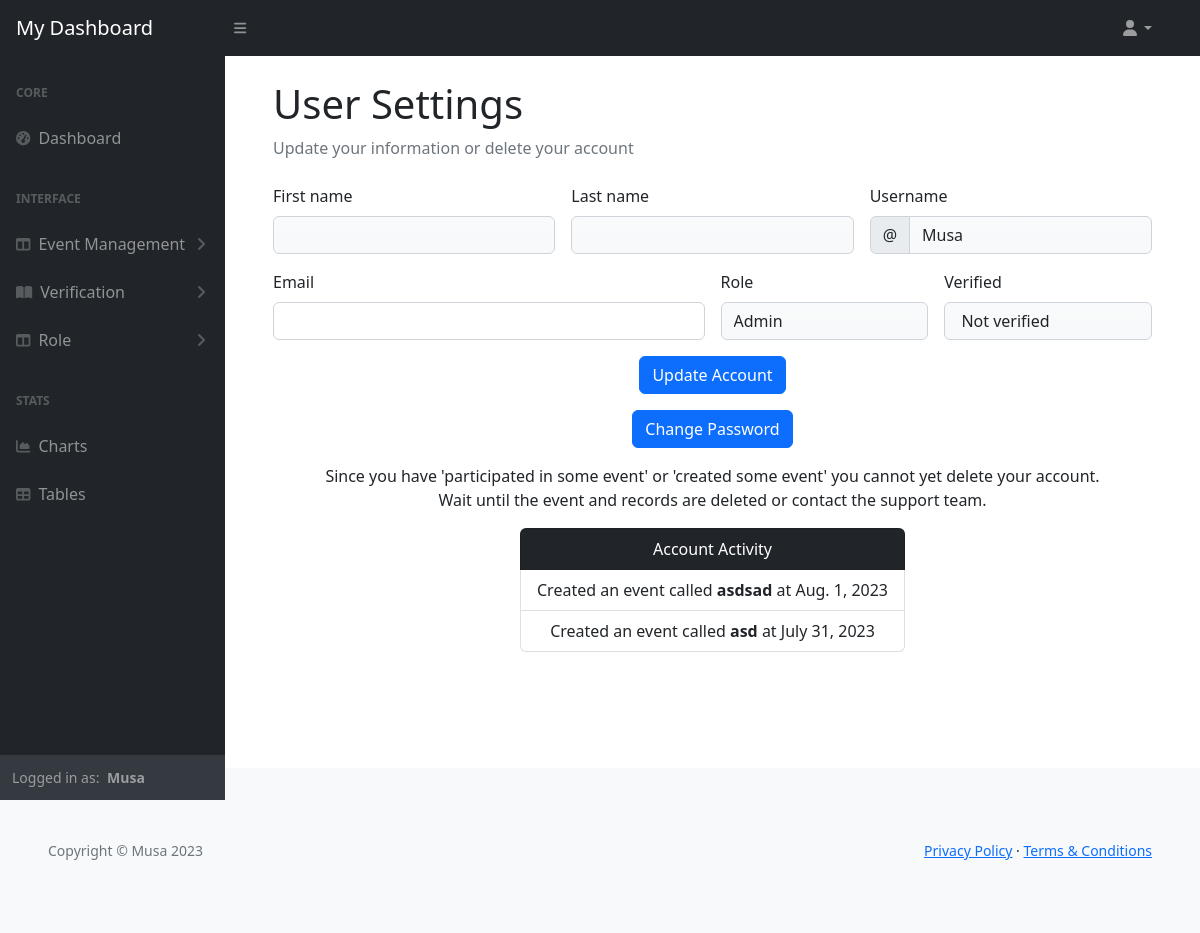
Before: /user/settings/ (signed in) with the older database file.
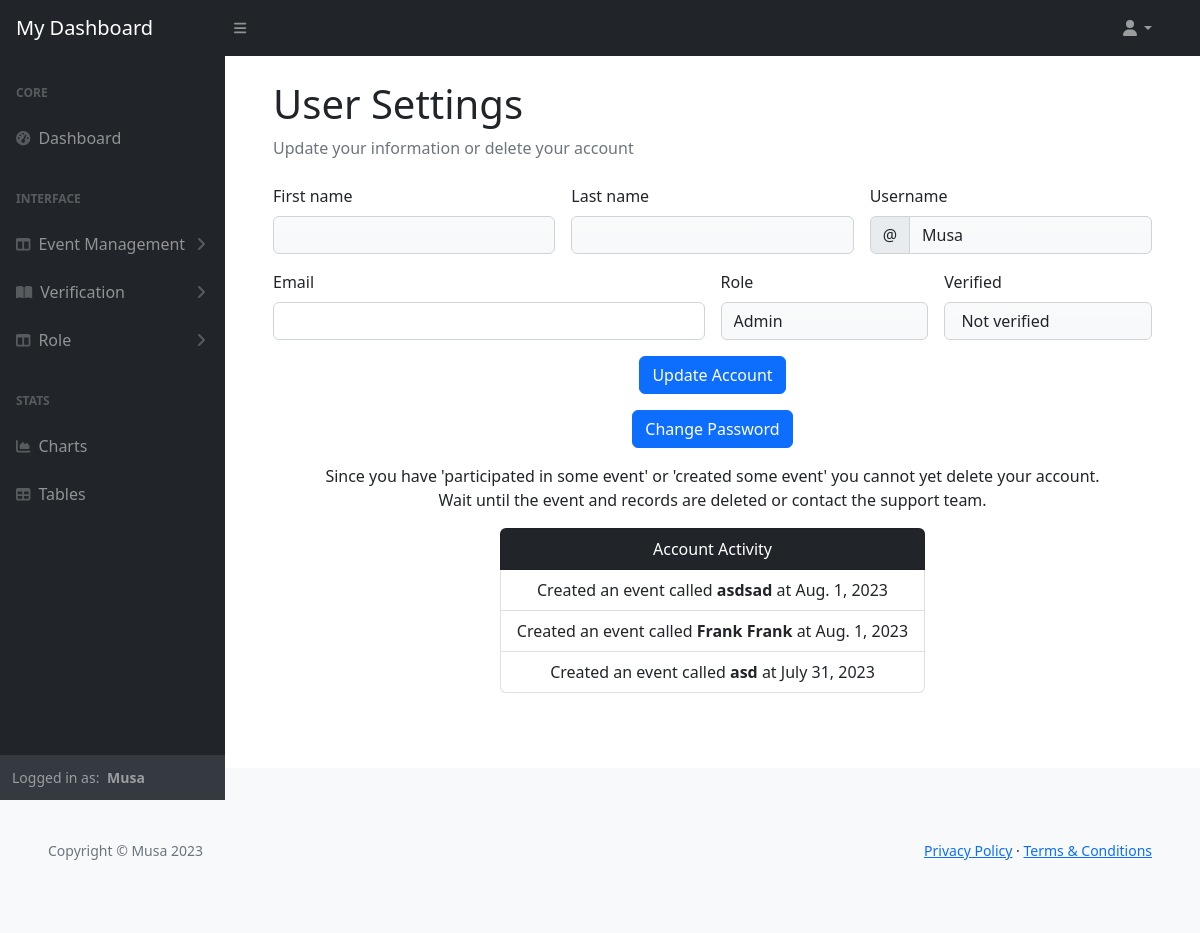
After: the same page with the newer database file.
### vote_management/models.py (models this page shows, shortened)
class VoteCard(models.Model):
    title = models.CharField(max_length=80, unique=True)
    slug = models.SlugField(max_length=200, unique=True)
    author = models.ForeignKey(
        'musa.UserProfile', on_delete=models.CASCADE, related_name="card_author")
    category = models.ForeignKey(
        Category, on_delete=models.CASCADE, related_name="categories")
    mission = models.CharField(max_length=80)
    location = models.CharField(max_length=80)
    description = models.TextField(max_length=264)
    expire = models.DateField()
    event_image = CloudinaryField('image', default='placeholder')
    vote_record = models.ManyToManyField('musa.UserProfile', through='VoteRecord',
                                         related_name='user_votes', blank=True)
    candidates = models.ManyToManyField('ElectedPerson', related_name='vote_cards',
                                        blank=True)
    status = models.IntegerField(choices=STATUS, default=0)
    excerpt = models.TextField(blank=True)
    type = models.IntegerField(choices=CARD_TYPE, default=0)
    created_on = models.DateField(auto_now_add=True)
    class Meta:
        ordering = ['-created_on']

### user_profile/views.py (the view, shortened to what this page needs)
# urls.py: path('user/settings/', UserSettings.as_view(),
class UserSettings(UpdateView):
    model = UserProfile
    form_class = UserProfileForm
    template_name = 'backend/user-dashboard/settings.html'
    context_object_name = 'user_settings'
    def get_object(self, queryset=None):
        return self.request.user

### user_profile/views.py
class UserProfileForm(forms.ModelForm):
    class Meta:
        model = UserProfile
        fields = ['first_name', 'last_name', 'email']

### templates/backend/user-dashboard/settings.html (shortened to what the changed rows need)
{% extends "backend/user-dashboard/base.html" %}
{% load i18n %}
{% block content%}
<div id="layoutSidenav_content">
    <main>
        <div class="container-fluid px-5">
            <h1 class="mt-4">User Settings</h1>
            <form class="row g-3 needs-validation" method="POST" action="{% url 'user_settings' %}" novalidate>
                {% if user_settings.user_votes.all or user_settings.card_author.exists %}
                <div class="col-12 text-center">
                    <ul class="list-group d-inline-block">
                        <li class="list-group-item bg-dark text-white" aria-current="true">Account Activity</li>
                        {% for card in user_settings.card_author.all %}
                        <li class="list-group-item">Created an event called <strong>{{ card.title }} </strong>at
                            {{ card.created_on }}</li>
                        {% endfor %}
                    </ul>
                </div>
                {% else %}
                <div class="col-12 text-center">
                    <a class="btn btn-danger" href="{% url 'user_delete' %}">Delete Account</a>
                </div>
                {% endif %}
            </form>
        </div>
    </main>
</div>
{% endblock %}

Changed rows visible on the page:
added VoteCard: title "Frank Frank", created_on "Aug. 1, 2023"
